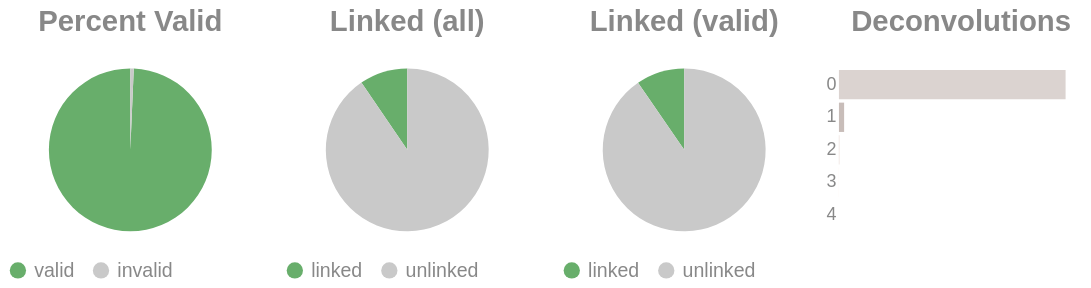

Source (notebook cell):
### Code cell
if SKIPLR:
    pass
else:
    clash = Counter()
    for i in valids['molecule'].to_list():
        _mol = i.split("-")
        if len(_mol) == 1:
            clash.update('0')
        else:
            clash.update(_mol[-1])

    _d = {"deconvolutions": [], 'count': []}
    for k,v in clash.items():
        _d['deconvolutions'].append(k)
        _d['count'].append(v)

    tot_valid = valids['reads'].sum()
    mask = valids['reads'] >= 2
    n_linked_reads = valids.filter(mask)['reads'].sum()
    if n_linked_reads == 0:
        print_html("No linked molecules (>=2 reads) were detected; skipping linked-only distributions.")
        SKIPLR = True
    else:
        perc_valid = round(tot_valid / n_reads, 4)
        linked_perc_abs = round(n_linked_reads / n_reads, 4)
        linked_perc = round(n_linked_reads / tot_valid, 4)

    _valid = pl.DataFrame({"valids": ['valid', 'invalid'], "count": [tot_valid, n_reads - tot_valid]})
    _linked_abs = pl.DataFrame({"linked (absolute)": ['linked', 'unlinked'], "count": [n_linked_reads, n_reads - n_linked_reads]})
    _linked_rel = pl.DataFrame({"linked (valids)": ['linked', 'unlinked'], "count": [n_linked_reads, tot_valid - n_linked_reads]})

    (
        alt.hconcat(
            piechart(_valid, goodval = 'valid', title = "Percent Valid"),
            piechart(_linked_abs, goodval = "linked", title =  "Linked (all)"),
            piechart(_linked_rel, goodval = "linked", title =  "Linked (valid)"),
            convolutionbar(pl.DataFrame(_d), title = "Deconvolutions"),
            center = True,
            bounds = 'flush'
        )
        .resolve_scale(color='independent')
        .resolve_legend('independent')
        .properties(usermeta={'embedOptions': {"actions": False}})
    ).display()

### Figure 1 — Vega-Lite specification as saved in the notebook (floating-point values rounded to 4 significant figures)
{"width": "container", "height": 400, "config": {"title": {"anchor": "start", "dy": -15, "fontSize": 18, "color": "#888888", "subtitleColor": "#888888", "subtitleFontSize": 14}, "arc": {"fill": "#0072B2"}, "axis": {"domainColor": "#888888", "domainWidth": 0.5, "gridWidth": 0.2, "grid": false, "titleFontWeight": 400, "titleFontSize": 15, "labelFontSize": 11, "labelColor": "#888888", "tickColor": "#888888", "tickWidth": 0.2, "titleColor": "#888888"}, "axisBand": {"grid": false}, "axisX": {"grid": true, "tickSize": 10, "domainCap": "round"}, "axisY": {"domain": false, "grid": true, "tickSize": 0, "domainCap": "round"}, "background": "transparent", "header": {"labelFontSize": 15, "labelColor": "#888888", "titleFontSize": 15, "titleFontWeight": 600, "titleColor": "#888888"}, "legend": {"labelFont": "sans-serif", "labelFontSize": 12, "labelColor": "#888888", "symbolSize": 100, "symbolType": "circle", "titleFontSize": 12, "titlePadding": 10, "titleColor": "#888888", "title": null}, "range": {"category": ["#E69F00", "#56B4E9", "#009E73", "#F0E442", "#0072B2", "#D55E00", "#CC79A7", "#000000"], "diverging": ["#cfe8f3", "#a2d4ec", "#73bfe2", "#46abdb", "#1696d2", "#12719e"]}, "area": {"fill": "#0072B2", "fillOpacity": 0.7, "line": true, "strokeOpacity": 0.7}, "line": {"color": "#0072B2", "stroke": "#0072B2", "strokeWidth": 2}, "trail": {"color": "#0072B2", "stroke": "#0072B2", "strokeWidth": 0, "size": 1}, "point": {"filled": true, "fillOpacity": 1.0, "size": 95}, "text": {"color": "#888888", "fontSize": 11, "align": "right", "fontWeight": 400, "size": 11}, "bar": {"fill": "#0072B2", "stroke": null}, "view": {"stroke": null, "continuousWidth": 660, "continuousHeight": 400}}, "hconcat": [{"data": {"name": "data-2c2fdda3a17fafb36da618f0c23a8587"}, "mark": {"type": "arc"}, "encoding": {"color": {"field": "valids", "legend": {"orient": "bottom", "title": null}, "scale": {"domain": ["valid", "invalid"], "range": ["#68ae6b", "#C9C9C9"]}, "title": "Valids", "type": "nominal"}, "theta": {"field": "count", "type": "quantitative"}, "tooltip": [{"field": "valids", "title": "Valids", "type": "ordinal"}, {"field": "percent", "format": ".2%", "title": "Percent", "type": "quantitative"}, {"field": "count", "title": "Count", "type": "quantitative"}]}, "height": 100, "title": {"text": "Percent Valid", "align": "center", "anchor": "middle"}, "transform": [{"calculate": "datum.count / 4033420", "as": "percent"}], "width": 150}, {"data": {"name": "data-566aa88744d17711eebced24fac67776"}, "mark": {"type": "arc"}, "encoding": {"color": {"field": "linked (absolute)", "legend": {"orient": "bottom", "title": null}, "scale": {"domain": ["linked", "unlinked"], "range": ["#68ae6b", "#C9C9C9"]}, "title": "Linked (Absolute)", "type": "nominal"}, "theta": {"field": "count", "type": "quantitative"}, "tooltip": [{"field": "linked (absolute)", "title": "Linked (Absolute)", "type": "ordinal"}, {"field": "percent", "format": ".2%", "title": "Percent", "type": "quantitative"}, {"field": "count", "title": "Count", "type": "quantitative"}]}, "height": 100, "title": {"text": "Linked (all)", "align": "center", "anchor": "middle"}, "transform": [{"calculate": "datum.count / 4033420", "as": "percent"}], "width": 150}, {"data": {"name": "data-5d3855a5d892d52e7d64ca74739fa5de"}, "mark": {"type": "arc"}, "encoding": {"color": {"field": "linked (valids)", "legend": {"orient": "bottom", "title": null}, "scale": {"domain": ["linked", "unlinked"], "range": ["#68ae6b", "#C9C9C9"]}, "title": "Linked (Valids)", "type": "nominal"}, "theta": {"field": "count", "type": "quantitative"}, "tooltip": [{"field": "linked (valids)", "title": "Linked (Valids)", "type": "ordinal"}, {"field": "percent", "format": ".2%", "title": "Percent", "type": "quantitative"}, {"field": "count", "title": "Count", "type": "quantitative"}]}, "height": 100, "title": {"text": "Linked (valid)", "align": "center", "anchor": "middle"}, "transform": [{"calculate": "datum.count / 4006153", "as": "percent"}], "width": 150}, {"data": {"name": "data-2dae0ac8d2e68bf3ecb42a8faba8bec5"}, "mark": {"type": "bar"}, "encoding": {"color": {"field": "deconvolutions", "legend": null, "scale": {"scheme": "lightgreyred"}, "type": "nominal"}, "tooltip": [{"field": "deconvolutions", "title": "Deconvolutions", "type": "ordinal"}, {"field": "percent", "format": ".2%", "title": "Percent", "type": "quantitative"}, {"field": "count", "title": "Count", "type": "quantitative"}], "x": {"axis": null, "field": "count", "type": "quantitative"}, "y": {"field": "deconvolutions", "sort": "ascending", "title": null, "type": "nominal"}}, "height": 100, "title": {"text": "Deconvolutions", "align": "center", "anchor": "middle"}, "transform": [{"calculate": "datum.count / 3799153", "as": "percent"}], "width": 150}], "bounds": "flush", "center": true, "resolve": {"legend": {"angle": "independent"}, "scale": {"color": "independent"}}, "usermeta": {"embedOptions": {"actions": false}}, "$schema": "https://vega.github.io/schema/vega-lite/v6.1.0.json", "datasets": {"data-2c2fdda3a17fafb36da618f0c23a8587": [{"valids": "valid", "count": 4006153}, {"valids": "invalid", "count": 27267}], "data-566aa88744d17711eebced24fac67776": [{"linked (absolute)": "linked", "count": 383995}, {"linked (absolute)": "unlinked", "count": 3649425}], "data-5d3855a5d892d52e7d64ca74739fa5de": [{"linked (valids)": "linked", "count": 383995}, {"linked (valids)": "unlinked", "count": 3622158}], "data-2dae0ac8d2e68bf3ecb42a8faba8bec5": [{"deconvolutions": "0", "count": 3710312}, {"deconvolutions": "1", "count": 84920}, {"deconvolutions": "2", "count": 3675}, {"deconvolutions": "3", "count": 233}, {"deconvolutions": "4", "count": 13}]}}
